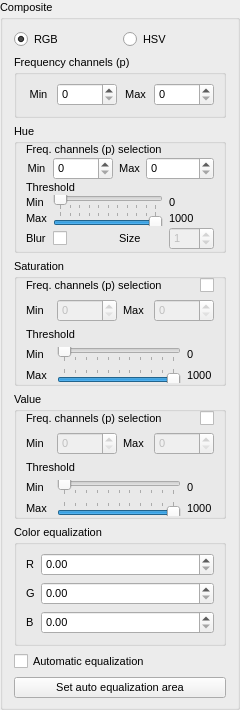
       <widget class="holovibes::gui::GroupBox" name="CompositeGroupBox">
        <property name="enabled">
         <bool>true</bool>
        </property>
        <property name="sizePolicy">
         <sizepolicy hsizetype="Fixed" vsizetype="Preferred">
          <horstretch>1</horstretch>
          <verstretch>0</verstretch>
         </sizepolicy>
        </property>
        <property name="minimumSize">
         <size>
          <width>240</width>
          <height>0</height>
         </size>
        </property>
        <property name="maximumSize">
         <size>
          <width>210</width>
          <height>16777215</height>
         </size>
        </property>
        <property name="baseSize">
         <size>
          <width>210</width>
          <height>0</height>
         </size>
        </property>
        <property name="font">
         <font>
          <pointsize>8</pointsize>
          <kerning>true</kerning>
         </font>
        </property>
        <property name="toolTip">
         <string notr="true"/>
        </property>
        <property name="toolTipDuration">
         <number>-1</number>
        </property>
        <property name="title">
         <string>Composite</string>
        </property>
        <property name="flat">
         <bool>false</bool>
        </property>
        <layout class="QVBoxLayout" name="verticalLayout_11">
         <property name="spacing">
          <number>6</number>
         </property>
         <property name="sizeConstraint">
          <enum>QLayout::SetNoConstraint</enum>
         </property>
         <property name="leftMargin">
          <number>11</number>
         </property>
         <property name="topMargin">
          <number>11</number>
         </property>
         <property name="rightMargin">
          <number>11</number>
         </property>
         <property name="bottomMargin">
          <number>9</number>
         </property>
         <item>
          <layout class="QHBoxLayout" name="horizontalLayout_33">
           <property name="topMargin">
            <number>0</number>
           </property>
           <item>
            <widget class="QRadioButton" name="radioButton_rgb">
             <property name="text">
              <string>RGB</string>
             </property>
             <property name="checked">
              <bool>true</bool>
             </property>
            </widget>
           </item>
           <item>
            <widget class="QRadioButton" name="radioButton_hsv">
             <property name="text">
              <string>HSV</string>
             </property>
             <property name="checked">
              <bool>false</bool>
             </property>
            </widget>
           </item>
          </layout>
         </item>
         <item>
          <widget class="QGroupBox" name="groupBox">
           <property name="title">
            <string>Frequency channels (p)</string>
           </property>
           <layout class="QVBoxLayout" name="verticalLayout_13">
            <item>
             <layout class="QGridLayout" name="gridLayout_9">
              <property name="horizontalSpacing">
               <number>6</number>
              </property>
              <property name="verticalSpacing">
               <number>1</number>
              </property>
              <item row="1" column="0">
               <widget class="QLabel" name="label_7">
                <property name="text">
                 <string>Min</string>
                </property>
                <property name="alignment">
                 <set>Qt::AlignCenter</set>
                </property>
               </widget>
              </item>
              <item row="1" column="2">
               <widget class="QLabel" name="label_8">
                <property name="text">
                 <string>Max</string>
                </property>
                <property name="alignment">
                 <set>Qt::AlignCenter</set>
                </property>
               </widget>
              </item>
              <item row="1" column="1">
               <widget class="QSpinBox" name="PRedSpinBox_Composite">
                <property name="sizePolicy">
                 <sizepolicy hsizetype="Minimum" vsizetype="Fixed">
                  <horstretch>0</horstretch>
                  <verstretch>0</verstretch>
                 </sizepolicy>
                </property>
                <property name="minimumSize">
                 <size>
                  <width>60</width>
                  <height>0</height>
                 </size>
                </property>
                <property name="minimum">
                 <number>0</number>
                </property>
                <property name="maximum">
                 <number>65536</number>
                </property>
                <property name="value">
                 <number>0</number>
                </property>
               </widget>
              </item>
              <item row="1" column="3">
               <widget class="QSpinBox" name="PBlueSpinBox_Composite">
                <property name="minimumSize">
                 <size>
                  <width>60</width>
                  <height>0</height>
                 </size>
                </property>
                <property name="minimum">
                 <number>0</number>
                </property>
                <property name="maximum">
                 <number>65536</number>
                </property>
                <property name="value">
                 <number>0</number>
                </property>
               </widget>
              </item>
             </layout>
            </item>
           </layout>
          </widget>
         </item>
         <item>
          <widget class="QGroupBox" name="groupBox_hue">
           <property name="sizePolicy">
            <sizepolicy hsizetype="Maximum" vsizetype="Preferred">
             <horstretch>0</horstretch>
             <verstretch>0</verstretch>
            </sizepolicy>
           </property>
           <property name="maximumSize">
            <size>
             <width>16777214</width>
             <height>16777215</height>
            </size>
           </property>
           <property name="title">
            <string>Hue</string>
           </property>
           <layout class="QVBoxLayout" name="verticalLayout_18">
            <property name="topMargin">
             <number>0</number>
            </property>
            <property name="bottomMargin">
             <number>0</number>
            </property>
            <item>
             <layout class="QGridLayout" name="gridLayout_13">
              <property name="sizeConstraint">
               <enum>QLayout::SetDefaultConstraint</enum>
              </property>
              <property name="horizontalSpacing">
               <number>6</number>
              </property>
              <property name="verticalSpacing">
               <number>1</number>
              </property>
              <item row="2" column="3">
               <widget class="QSpinBox" name="SpinBox_hue_freq_min">
                <property name="sizePolicy">
                 <sizepolicy hsizetype="Minimum" vsizetype="Fixed">
                  <horstretch>0</horstretch>
                  <verstretch>0</verstretch>
                 </sizepolicy>
                </property>
                <property name="minimumSize">
                 <size>
                  <width>60</width>
                  <height>0</height>
                 </size>
                </property>
                <property name="minimum">
                 <number>0</number>
                </property>
                <property name="maximum">
                 <number>9</number>
                </property>
                <property name="value">
                 <number>0</number>
                </property>
               </widget>
              </item>
              <item row="6" column="6">
               <widget class="QLabel" name="label_hue_threshold_max">
                <property name="text">
                 <string>1000</string>
                </property>
               </widget>
              </item>
              <item row="5" column="6">
               <widget class="QLabel" name="label_hue_threshold_min">
                <property name="text">
                 <string>0</string>
                </property>
               </widget>
              </item>
              <item row="2" column="4">
               <widget class="QLabel" name="label_hue_freq_max">
                <property name="text">
                 <string>Max</string>
                </property>
                <property name="alignment">
                 <set>Qt::AlignCenter</set>
                </property>
               </widget>
              </item>
              <item row="6" column="3" colspan="3">
               <widget class="QSlider" name="horizontalSlider_hue_threshold_max">
                <property name="sizePolicy">
                 <sizepolicy hsizetype="Expanding" vsizetype="Minimum">
                  <horstretch>0</horstretch>
                  <verstretch>0</verstretch>
                 </sizepolicy>
                </property>
                <property name="maximumSize">
                 <size>
                  <width>16777215</width>
                  <height>15</height>
                 </size>
                </property>
                <property name="maximum">
                 <number>1000</number>
                </property>
                <property name="singleStep">
                 <number>1</number>
                </property>
                <property name="pageStep">
                 <number>100</number>
                </property>
                <property name="value">
                 <number>1000</number>
                </property>
                <property name="orientation">
                 <enum>Qt::Horizontal</enum>
                </property>
                <property name="tickPosition">
                 <enum>QSlider::TicksAbove</enum>
                </property>
               </widget>
              </item>
              <item row="4" column="2" colspan="5">
               <widget class="QLabel" name="label_27">
                <property name="text">
                 <string>Threshold</string>
                </property>
               </widget>
              </item>
              <item row="5" column="3" colspan="3">
               <widget class="QSlider" name="horizontalSlider_hue_threshold_min">
                <property name="sizePolicy">
                 <sizepolicy hsizetype="Expanding" vsizetype="MinimumExpanding">
                  <horstretch>0</horstretch>
                  <verstretch>0</verstretch>
                 </sizepolicy>
                </property>
                <property name="maximumSize">
                 <size>
                  <width>16777215</width>
                  <height>15</height>
                 </size>
                </property>
                <property name="maximum">
                 <number>1000</number>
                </property>
                <property name="pageStep">
                 <number>100</number>
                </property>
                <property name="orientation">
                 <enum>Qt::Horizontal</enum>
                </property>
                <property name="tickPosition">
                 <enum>QSlider::TicksBelow</enum>
                </property>
               </widget>
              </item>
              <item row="2" column="5" colspan="2">
               <widget class="QSpinBox" name="SpinBox_hue_freq_max">
                <property name="minimumSize">
                 <size>
                  <width>60</width>
                  <height>0</height>
                 </size>
                </property>
                <property name="minimum">
                 <number>0</number>
                </property>
                <property name="maximum">
                 <number>99</number>
                </property>
                <property name="value">
                 <number>0</number>
                </property>
               </widget>
              </item>
              <item row="7" column="6">
               <widget class="QSpinBox" name="SpinBox_hue_blur_kernel_size">
                <property name="enabled">
                 <bool>false</bool>
                </property>
                <property name="maximum">
                 <number>100</number>
                </property>
                <property name="value">
                 <number>1</number>
                </property>
               </widget>
              </item>
              <item row="7" column="3">
               <widget class="QCheckBox" name="checkBox_h_gaussian_blur">
                <property name="minimumSize">
                 <size>
                  <width>10</width>
                  <height>0</height>
                 </size>
                </property>
                <property name="layoutDirection">
                 <enum>Qt::LeftToRight</enum>
                </property>
                <property name="text">
                 <string/>
                </property>
               </widget>
              </item>
              <item row="1" column="2" colspan="5">
               <widget class="QLabel" name="label_hue_freq">
                <property name="text">
                 <string>Freq. channels (p) selection </string>
                </property>
               </widget>
              </item>
              <item row="7" column="2">
               <widget class="QLabel" name="label_2">
                <property name="text">
                 <string>Blur</string>
                </property>
               </widget>
              </item>
              <item row="7" column="4" colspan="2">
               <widget class="QLabel" name="label_3">
                <property name="text">
                 <string>Size</string>
                </property>
               </widget>
              </item>
              <item row="6" column="2">
               <widget class="QLabel" name="label_hue_threshold_max_name">
                <property name="text">
                 <string>Max</string>
                </property>
               </widget>
              </item>
              <item row="2" column="2">
               <widget class="QLabel" name="label_hue_freq_min">
                <property name="text">
                 <string>Min</string>
                </property>
                <property name="alignment">
                 <set>Qt::AlignCenter</set>
                </property>
               </widget>
              </item>
              <item row="5" column="2">
               <widget class="QLabel" name="label_hue_threshold_min_name">
                <property name="text">
                 <string>Min</string>
                </property>
               </widget>
              </item>
             </layout>
            </item>
           </layout>
          </widget>
         </item>
         <item>
          <widget class="QGroupBox" name="groupBox_saturation">
           <property name="minimumSize">
            <size>
             <width>0</width>
             <height>0</height>
            </size>
           </property>
           <property name="title">
            <string>Saturation</string>
           </property>
           <layout class="QHBoxLayout" name="horizontalLayout_35">
            <property name="topMargin">
             <number>0</number>
            </property>
            <property name="bottomMargin">
             <number>0</number>
            </property>
            <item>
             <layout class="QGridLayout" name="saturationLayout">
              <property name="topMargin">
               <number>0</number>
              </property>
              <item row="3" column="0">
               <widget class="QLabel" name="label_saturation_threshold_min_name">
                <property name="text">
                 <string>Min</string>
                </property>
               </widget>
              </item>
              <item row="1" column="2">
               <widget class="QLabel" name="label_saturation_freq_max_name">
                <property name="text">
                 <string>Max</string>
                </property>
               </widget>
              </item>
              <item row="1" column="0">
               <widget class="QLabel" name="label_saturation_freq_min_name">
                <property name="text">
                 <string>Min</string>
                </property>
               </widget>
              </item>
              <item row="4" column="4">
               <widget class="QLabel" name="label_saturation_threshold_max">
                <property name="text">
                 <string>1000</string>
                </property>
               </widget>
              </item>
              <item row="1" column="1">
               <widget class="QSpinBox" name="SpinBox_saturation_freq_min">
                <property name="enabled">
                 <bool>false</bool>
                </property>
                <property name="minimumSize">
                 <size>
                  <width>60</width>
                  <height>0</height>
                 </size>
                </property>
               </widget>
              </item>
              <item row="1" column="3" colspan="2">
               <widget class="QSpinBox" name="SpinBox_saturation_freq_max">
                <property name="enabled">
                 <bool>false</bool>
                </property>
                <property name="minimumSize">
                 <size>
                  <width>60</width>
                  <height>0</height>
                 </size>
                </property>
               </widget>
              </item>
              <item row="4" column="0">
               <widget class="QLabel" name="label_saturation_threshold_max_name">
                <property name="text">
                 <string>Max</string>
                </property>
               </widget>
              </item>
              <item row="3" column="1" colspan="3">
               <widget class="QSlider" name="horizontalSlider_saturation_threshold_min">
                <property name="maximumSize">
                 <size>
                  <width>16777215</width>
                  <height>15</height>
                 </size>
                </property>
                <property name="font">
                 <font>
                  <pointsize>8</pointsize>
                  <kerning>true</kerning>
                 </font>
                </property>
                <property name="maximum">
                 <number>1000</number>
                </property>
                <property name="pageStep">
                 <number>100</number>
                </property>
                <property name="orientation">
                 <enum>Qt::Horizontal</enum>
                </property>
                <property name="tickPosition">
                 <enum>QSlider::TicksBelow</enum>
                </property>
               </widget>
              </item>
              <item row="4" column="1" colspan="3">
               <widget class="QSlider" name="horizontalSlider_saturation_threshold_max">
                <property name="maximumSize">
                 <size>
                  <width>16777215</width>
                  <height>15</height>
                 </size>
                </property>
                <property name="maximum">
                 <number>1000</number>
                </property>
                <property name="pageStep">
                 <number>100</number>
                </property>
                <property name="sliderPosition">
                 <number>1000</number>
                </property>
                <property name="orientation">
                 <enum>Qt::Horizontal</enum>
                </property>
                <property name="invertedAppearance">
                 <bool>false</bool>
                </property>
                <property name="invertedControls">
                 <bool>false</bool>
                </property>
                <property name="tickPosition">
                 <enum>QSlider::TicksAbove</enum>
                </property>
               </widget>
              </item>
              <item row="0" column="4">
               <widget class="QCheckBox" name="checkBox_saturation_freq">
                <property name="layoutDirection">
                 <enum>Qt::RightToLeft</enum>
                </property>
                <property name="text">
                 <string/>
                </property>
               </widget>
              </item>
              <item row="2" column="0" colspan="5">
               <widget class="QLabel" name="label_saturation_threshold">
                <property name="text">
                 <string>Threshold</string>
                </property>
               </widget>
              </item>
              <item row="3" column="4">
               <widget class="QLabel" name="label_saturation_threshold_min">
                <property name="text">
                 <string>0</string>
                </property>
               </widget>
              </item>
              <item row="0" column="0" colspan="4">
               <widget class="QLabel" name="label_saturation_freq">
                <property name="text">
                 <string>Freq. channels (p) selection </string>
                </property>
               </widget>
              </item>
             </layout>
            </item>
           </layout>
          </widget>
         </item>
         <item>
          <widget class="QGroupBox" name="groupBox_value">
           <property name="minimumSize">
            <size>
             <width>0</width>
             <height>0</height>
            </size>
           </property>
           <property name="title">
            <string>Value</string>
           </property>
           <layout class="QVBoxLayout" name="verticalLayout_20">
            <property name="spacing">
             <number>6</number>
            </property>
            <property name="leftMargin">
             <number>9</number>
            </property>
            <property name="topMargin">
             <number>0</number>
            </property>
            <property name="rightMargin">
             <number>9</number>
            </property>
            <property name="bottomMargin">
             <number>0</number>
            </property>
            <item>
             <layout class="QGridLayout" name="gridLayout_14">
              <property name="sizeConstraint">
               <enum>QLayout::SetFixedSize</enum>
              </property>
              <property name="leftMargin">
               <number>0</number>
              </property>
              <property name="bottomMargin">
               <number>0</number>
              </property>
              <property name="spacing">
               <number>6</number>
              </property>
              <item row="5" column="0">
               <widget class="QLabel" name="label_value_threshold_max_name">
                <property name="text">
                 <string>Max</string>
                </property>
               </widget>
              </item>
              <item row="4" column="0">
               <widget class="QLabel" name="label_value_threshold_min_name">
                <property name="text">
                 <string>Min</string>
                </property>
               </widget>
              </item>
              <item row="1" column="1">
               <widget class="QSpinBox" name="SpinBox_value_freq_min">
                <property name="enabled">
                 <bool>false</bool>
                </property>
                <property name="minimumSize">
                 <size>
                  <width>60</width>
                  <height>0</height>
                 </size>
                </property>
               </widget>
              </item>
              <item row="1" column="0">
               <widget class="QLabel" name="label_value_freq_min_name">
                <property name="text">
                 <string>Min</string>
                </property>
               </widget>
              </item>
              <item row="5" column="4">
               <widget class="QLabel" name="label_value_threshold_max">
                <property name="text">
                 <string>1000</string>
                </property>
               </widget>
              </item>
              <item row="1" column="2">
               <widget class="QLabel" name="label_value_freq_max_name">
                <property name="text">
                 <string>Max</string>
                </property>
               </widget>
              </item>
              <item row="1" column="3" colspan="2">
               <widget class="QSpinBox" name="SpinBox_value_freq_max">
                <property name="enabled">
                 <bool>false</bool>
                </property>
                <property name="minimumSize">
                 <size>
                  <width>60</width>
                  <height>0</height>
                 </size>
                </property>
               </widget>
              </item>
              <item row="0" column="4">
               <widget class="QCheckBox" name="checkBox_value_freq">
                <property name="layoutDirection">
                 <enum>Qt::RightToLeft</enum>
                </property>
                <property name="text">
                 <string extracomment="Enable the differenciation of frequency channels between Hue and Value"/>
                </property>
                <property name="checked">
                 <bool>false</bool>
                </property>
                <property name="tristate">
                 <bool>false</bool>
                </property>
               </widget>
              </item>
              <item row="0" column="0" colspan="4">
               <widget class="QLabel" name="label_value_freq">
                <property name="text">
                 <string>Freq. channels (p) selection </string>
                </property>
               </widget>
              </item>
              <item row="5" column="1" colspan="3">
               <widget class="QSlider" name="horizontalSlider_value_threshold_max">
                <property name="maximumSize">
                 <size>
                  <width>16777215</width>
                  <height>15</height>
                 </size>
                </property>
                <property name="maximum">
                 <number>1000</number>
                </property>
                <property name="pageStep">
                 <number>100</number>
                </property>
                <property name="value">
                 <number>1000</number>
                </property>
                <property name="sliderPosition">
                 <number>1000</number>
                </property>
                <property name="orientation">
                 <enum>Qt::Horizontal</enum>
                </property>
                <property name="tickPosition">
                 <enum>QSlider::TicksAbove</enum>
                </property>
               </widget>
              </item>
              <item row="4" column="1" colspan="3">
               <widget class="QSlider" name="horizontalSlider_value_threshold_min">
                <property name="maximumSize">
                 <size>
                  <width>16777215</width>
                  <height>15</height>
                 </size>
                </property>
                <property name="maximum">
                 <number>1000</number>
                </property>
                <property name="pageStep">
                 <number>100</number>
                </property>
                <property name="orientation">
                 <enum>Qt::Horizontal</enum>
                </property>
                <property name="tickPosition">
                 <enum>QSlider::TicksBelow</enum>
                </property>
               </widget>
              </item>
              <item row="4" column="4">
               <widget class="QLabel" name="label_value_threshold_min">
                <property name="text">
                 <string>0</string>
                </property>
               </widget>
              </item>
              <item row="3" column="0" colspan="5">
               <widget class="QLabel" name="label_value_threshold">
                <property name="text">
                 <string>Threshold</string>
                </property>
               </widget>
              </item>
             </layout>
            </item>
           </layout>
          </widget>
         </item>
         <item>
          <widget class="QGroupBox" name="groupBox_5">
           <property name="title">
            <string>Color equalization</string>
           </property>
           <layout class="QVBoxLayout" name="verticalLayout_14">
            <item>
             <layout class="QFormLayout" name="formLayout">
              <item row="1" column="0">
               <widget class="QLabel" name="label_red">
                <property name="text">
                 <string>R</string>
                </property>
               </widget>
              </item>
              <item row="1" column="1">
               <widget class="QDoubleSpinBox" name="WeightSpinBox_R">
                <property name="singleStep">
                 <double>0.100000000000000</double>
                </property>
               </widget>
              </item>
              <item row="2" column="0">
               <widget class="QLabel" name="label_green">
                <property name="text">
                 <string>G</string>
                </property>
               </widget>
              </item>
              <item row="2" column="1">
               <widget class="QDoubleSpinBox" name="WeightSpinBox_G">
                <property name="singleStep">
                 <double>0.100000000000000</double>
                </property>
               </widget>
              </item>
              <item row="3" column="0">
               <widget class="QLabel" name="label_blue">
                <property name="text">
                 <string>B</string>
                </property>
               </widget>
              </item>
              <item row="3" column="1">
               <widget class="QDoubleSpinBox" name="WeightSpinBox_B">
                <property name="singleStep">
                 <double>0.100000000000000</double>
                </property>
               </widget>
              </item>
             </layout>
            </item>
           </layout>
          </widget>
         </item>
         <item>
          <widget class="QCheckBox" name="RenormalizationCheckBox">
           <property name="font">
            <font>
             <pointsize>8</pointsize>
             <kerning>true</kerning>
            </font>
           </property>
           <property name="text">
            <string>Automatic equalization</string>
           </property>
          </widget>
         </item>
         <item>
          <widget class="QPushButton" name="CompositeAreaButton">
           <property name="text">
            <string>Set auto equalization area</string>
           </property>
          </widget>
         </item>
         <item>
          <spacer name="verticalSpacer_6">
           <property name="orientation">
            <enum>Qt::Vertical</enum>
           </property>
           <property name="sizeType">
            <enum>QSizePolicy::MinimumExpanding</enum>
           </property>
           <property name="sizeHint" stdset="0">
            <size>
             <width>20</width>
             <height>0</height>
            </size>
           </property>
          </spacer>
         </item>
        </layout>
       </widget>
